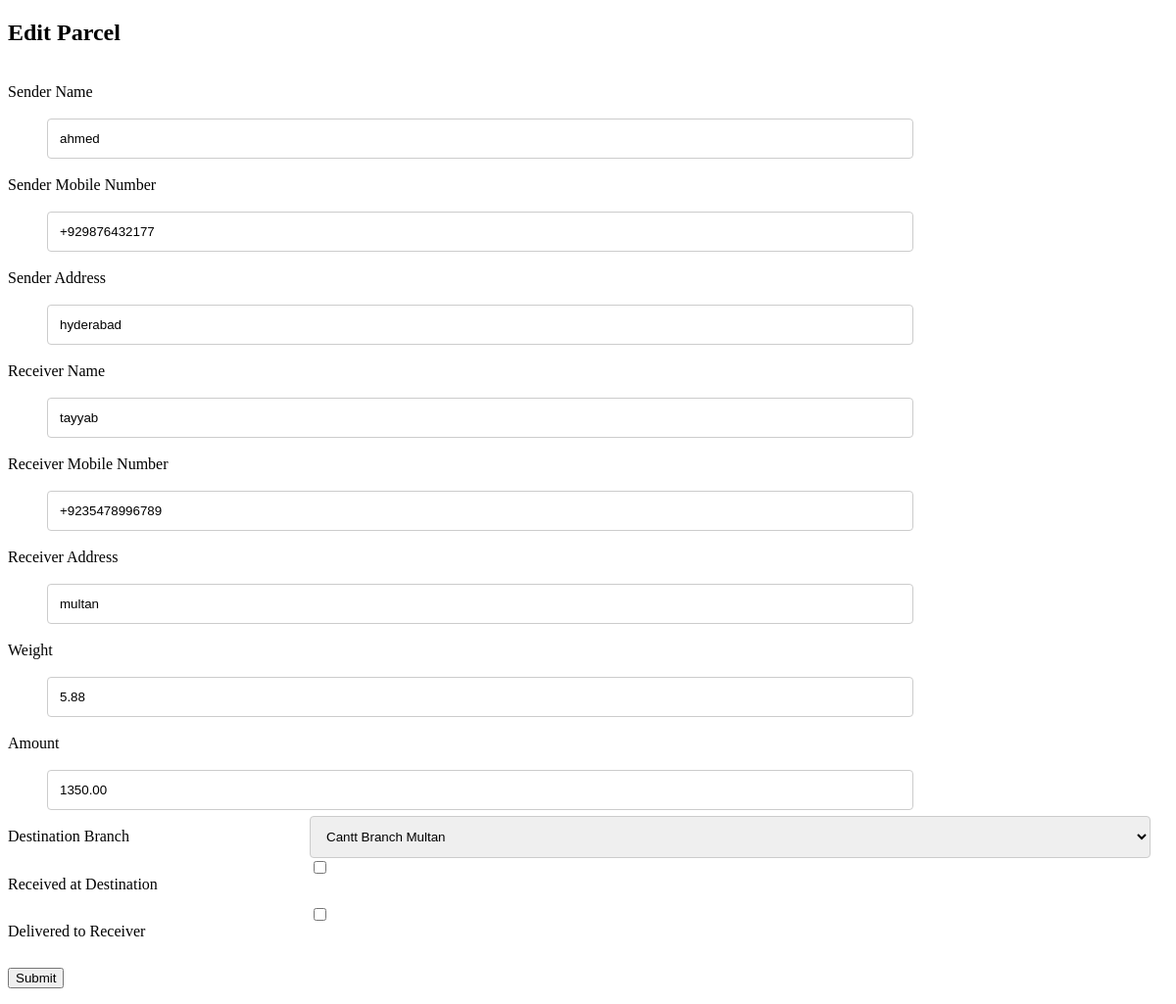
Page /editparcel/5 on the committed database.
### app.py (models this page shows, shortened)
class BaseModel(Model):
    class Meta:
        database = database

class Parcel(BaseModel):
    user = ForeignKeyField(User, backref='parcels')
    parcelnumber = TextField()
    sendername = TextField()
    sendermobilenumber = TextField()
    senderaddress = TextField()
    receivername = TextField()
    receivermobilenumber = TextField()
    receiveraddress = TextField()
    parcelweight = DecimalField()
    amount = DecimalField()
    pub_date = DateTimeField()
    destination_branch = IntegerField()
    is_received_at_destination = BitField()
    is_delivered_to_receiever = BitField()

### app.py (the view)
@app.route('/editparcel/<int:id>', methods=['GET', 'POST'])
def editparcel(id):
    parcel = get_object_or_404(Parcel, Parcel.id == id)
    form = ParcelForm(formdata=request.form, obj=parcel)
    form.is_received_at_destination.checked = parcel.is_received_at_destination
    form.is_delivered_to_receiever.checked = parcel.is_delivered_to_receiever
    if request.method == 'POST':
     is_checked = request.form.get('is_received_at_destination')
     is_checked_delivered_to_receiever = request.form.get('is_delivered_to_receiever')
     is_delivered_to_receiever = False
     is_receieved_from_db = False
     is_receieved = False
     if is_checked_delivered_to_receiever == 'Y':
        is_delivered_to_receiever = True
     if parcel.is_received_at_destination == 1:
        is_receieved_from_db = True
        print("is_checked="+is_checked)
     if is_checked=="y":
        is_receieved=True
     send_sms(parcel.parcelnumber, parcel.receivermobilenumber)
     if is_receieved and is_receieved_from_db is False:
            print("message Sent")
            print(request.form.get('is_received_at_destination', False))
            send_sms(parcel.parcelnumber,parcel.receivermobilenumber)
     else:
            print("message not sent")
     parcel.is_received_at_destination = is_receieved
     parcel.is_delivered_to_receiever = is_delivered_to_receiever
     parcel.save()
     return redirect(url_for('parcels', id=id))
    else:
     return render_template('update.html', form=form)

### app.py (called while the page is built)
def get_current_user():
    if session.get('logged_in'):
        return User.get(User.id == session['user_id'])

def get_object_or_404(model, *expressions):
    try:
        return model.get(*expressions)
    except model.DoesNotExist:
        abort(404)

@app.before_request
def before_request():
    g.db = database
    g.db.connect(reuse_if_open=True)

@app.after_request
def after_request(response):
    g.db.close()
    return response

@app.context_processor
def _inject_user():
    return {'current_user': get_current_user()}

### templates/update.html (shortened to what this page needs)
<!DOCTYPE html>
<html lang="en">
<h2>Edit  Parcel</h2>
<div class="container">
{% from "_formhelpers.html" import render_field %}
    <form method=post>
        <dl>
<div class="row">
            {{ render_field(form.sendername) }}
</div>
          <div class="row">  {{ render_field(form.sendermobilenumber) }}
          </div>
        <div class="row">    {{ render_field(form.senderaddress) }}  </div>
        <div class="row">    {{ render_field(form.receivername) }}  </div>
        <div class="row mobile_num">    {{ render_field(form.receivermobilenumber) }}  </div>
         <div class="row">   {{ render_field(form.receiveraddress) }}  </div>
         <div class="row">   {{ render_field(form.parcelweight) }}  </div>
         <div class="row">   {{ render_field(form.amount) }}  </div>
          <div class="row">  {{ render_field(form.destination_branch) }}  </div>
          <div class="row">  {{ render_field(form.is_received_at_destination) }}  </div>
          <div class="row" class="delivered">  {{ render_field(form.is_delivered_to_receiever) }}  </div>
        </dl>
        <p><input type=submit value=Submit>
    </form>
</div>

### templates/_formhelpers.html (shortened to what this page needs)
{% macro render_field(field) %}
    <dt>{{ field.label }}
    <dd>{{ field(**kwargs)|safe }}
    </dd>
{% endmacro %}

### templates/update.html (style rules this page uses)
label { padding: 12px 12px 12px 0; display: inline-block; float: left; width: 25%; margin-top: 6px; }
input[type=text], select, textarea { width: 100%; padding: 12px; border: 1px solid #ccc; border-radius: 4px; resize: vertical; float: left; width: 75%; margin-top: 6px; }
input[type=number], select, textarea { width: 100%; padding: 12px; border: 1px solid #ccc; border-radius: 4px; resize: vertical; float: left; width: 75%; margin-top: 6px; }
.row:after { content: ""; display: table; clear: both; }

### rows in the picture
Parcel: sendername "ahmed", sendermobilenumber "+929876432177", senderaddress "hyderabad", receivername "tayyab", receivermobilenumber "+9235478996789", receiveraddress "multan", parcelweight "5.88", amount "1350.00", destination_branch "Cantt Branch Multan"

### other values in the picture
{{ field.label }} "Sender Name Sender Mobile Number Sender Address Receiver Name Receiver Mobile Number Receiver Address Weight Amount Destination Branch Received at Destination Delivered to Receiver"
